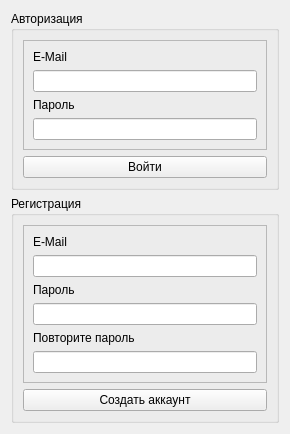
<?xml version="1.0" encoding="UTF-8"?>
<ui version="4.0">
 <class>AuthUI</class>
 <widget class="QWidget" name="AuthUI">
  <property name="geometry">
   <rect>
    <x>0</x>
    <y>0</y>
    <width>290</width>
    <height>430</height>
   </rect>
  </property>
  <property name="sizePolicy">
   <sizepolicy hsizetype="Fixed" vsizetype="Fixed">
    <horstretch>0</horstretch>
    <verstretch>0</verstretch>
   </sizepolicy>
  </property>
  <property name="windowTitle">
   <string>Авторизация</string>
  </property>
  <layout class="QVBoxLayout" name="verticalLayout_2">
   <item>
    <widget class="QGroupBox" name="authBox">
     <property name="title">
      <string>Авторизация</string>
     </property>
     <layout class="QVBoxLayout" name="verticalLayout_3">
      <item>
       <widget class="QFrame" name="frame_2">
        <property name="frameShape">
         <enum>QFrame::StyledPanel</enum>
        </property>
        <property name="frameShadow">
         <enum>QFrame::Raised</enum>
        </property>
        <layout class="QVBoxLayout" name="verticalLayout_6">
         <item>
          <widget class="QLabel" name="label">
           <property name="text">
            <string>E-Mail</string>
           </property>
          </widget>
         </item>
         <item>
          <widget class="QLineEdit" name="lognEmail"/>
         </item>
         <item>
          <widget class="QLabel" name="label_2">
           <property name="text">
            <string>Пароль</string>
           </property>
          </widget>
         </item>
         <item>
          <widget class="QLineEdit" name="loginPassword"/>
         </item>
        </layout>
       </widget>
      </item>
      <item>
       <widget class="QPushButton" name="login">
        <property name="text">
         <string>Войти</string>
        </property>
       </widget>
      </item>
     </layout>
    </widget>
   </item>
   <item>
    <widget class="QGroupBox" name="regBox">
     <property name="title">
      <string>Регистрация</string>
     </property>
     <layout class="QVBoxLayout" name="verticalLayout_5">
      <item>
       <widget class="QFrame" name="frame_3">
        <property name="frameShape">
         <enum>QFrame::StyledPanel</enum>
        </property>
        <property name="frameShadow">
         <enum>QFrame::Raised</enum>
        </property>
        <layout class="QVBoxLayout" name="verticalLayout_7">
         <item>
          <widget class="QLabel" name="label_3">
           <property name="text">
            <string>E-Mail</string>
           </property>
          </widget>
         </item>
         <item>
          <widget class="QLineEdit" name="regEmail"/>
         </item>
         <item>
          <widget class="QLabel" name="label_4">
           <property name="text">
            <string>Пароль</string>
           </property>
          </widget>
         </item>
         <item>
          <widget class="QLineEdit" name="regPassword"/>
         </item>
         <item>
          <widget class="QLabel" name="label_5">
           <property name="text">
            <string>Повторите пароль</string>
           </property>
          </widget>
         </item>
         <item>
          <widget class="QLineEdit" name="regPasswordRep"/>
         </item>
        </layout>
       </widget>
      </item>
      <item>
       <widget class="QPushButton" name="create">
        <property name="text">
         <string>Создать аккаунт</string>
        </property>
       </widget>
      </item>
     </layout>
    </widget>
   </item>
  </layout>
 </widget>
 <resources/>
 <connections/>
</ui>
